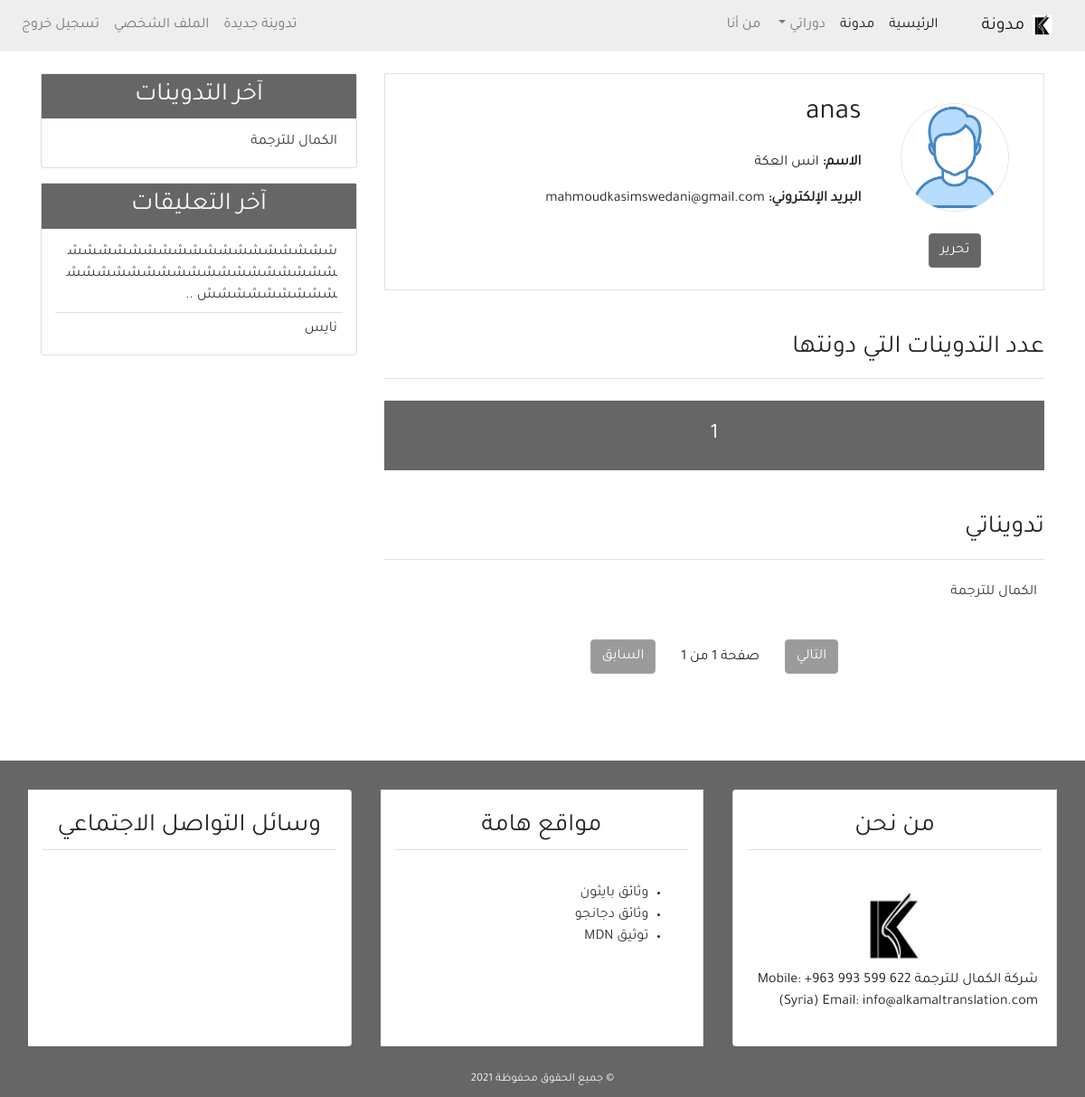
Page /profile/ (signed in) on the committed database.
### user/models.py (models this page shows, shortened)
class Profile(models.Model):
    image = models.ImageField(default='default.jpg', upload_to='profile_pics')
    user = models.OneToOneField(User, on_delete=models.CASCADE)

### blog/models.py (models this page shows, shortened)
class Post(models.Model):
    title = models.CharField(max_length=100)
    content = models.TextField()
    post_date = models.DateTimeField(default=timezone.now)
    post_update = models.DateTimeField(auto_now=True)
    author = models.ForeignKey(User, on_delete=models.CASCADE)
    class Meta:
        ordering = ('-post_date', )

class Comment(models.Model):
    name = models.CharField(max_length=50, verbose_name='الاسم')
    email = models.EmailField(verbose_name='البريد الإلكتروني')
    body = models.TextField(verbose_name='التعليق')
    comment_date = models.DateTimeField(auto_now_add=True)
    active = models.BooleanField(default=False)
    post = models.ForeignKey(
        Post, on_delete=models.CASCADE, related_name='comments')
    class Meta:
        ordering = ('-comment_date',)

### user/views.py (the view)
# urls.py: path('profile/', views.profile, name='profile'),
@login_required(login_url='login')
def profile(request):
    posts = Post.objects.filter(author=request.user)
    post_list = Post.objects.filter(author=request.user)
    paginator = Paginator(post_list, 10)
    page = request.GET.get('page')
    try:
        post_list = paginator.page(page)
    except PageNotAnInteger:
        post_list = paginator.page(1)
    except EmptyPage:
        post_list = paginator.page(paginator.num_page)
    return render(request, 'user/profile.html', {
        'title': 'الملف الشخصي',
        'posts': posts,
        'page': page,
        'post_list': post_list,
    })

### blog/templatetags/post_tag.py (called while the page is built)
@register.inclusion_tag('blog/latest_posts.html')
def latest_posts():
    context = {
        'l_posts': Post.objects.all()[0:5],
    }
    return context

@register.inclusion_tag('blog/latest_comments.html')
def latest_comments():
    context = {
        'l_comments': Comment.objects.filter(active=True)[:5],
    }
    return context

### user/templates/user/profile.html (shortened to what this page needs)
{% extends 'blog/base.html' %}
{% block content %}
<div class="border p-4 mb-5">
    <div class="row">
        <div class="col-md-3 text-center">
            <img class="img-fluid rounded-circle border m-2" style="width: 120px; height:120px;"
                src="{{user.profile.image.url}}" alt="{{user.username}}">
            <div class="mt-3">
                <a class="btn btn-secondary bg-secondary" href="{% url 'profile_update' %}"> تحرير</a>
            </div>
        </div>
        <div class="col-md-9">
            <h2 class="mb-4">{{user.username}}</h2>
            <p class="font-weight-bold">الاسم: <span class="font-weight-normal">{{user.first_name}}
                    {{user.last_name}}</span></p>
            <p class="font-weight-bold">البريد الإلكتروني: <span class="font-weight-normal">{{user.email}}</span></p>
        </div>
    </div>
</div>
<div class="row mb-5">
    <div class="col-md">
        <h3 class="border-bottom pb-3 mb-4">عدد التدوينات التي دونتها</h3>
        <h4 class="bg-secondary text-center p-4 text-light">
            {{posts.count}}
        </h4>
        <h3 class="border-bottom mb-4 pb-3 mt-5">تدويناتي</h3>
        {% for post in post_list %}
        <ul class="pr-2">
            <a class="text-dark" href="{% url 'detail' post.id %}">{{post.title}}</a>
        </ul>
        {% empty %}
        <h4 class="text-center mb-5">لا يوجد تدوينات</h4>
        {% endfor %}
        {% include 'blog/pagination.html' with page=post_list %}
    </div>
</div>
{% endblock content %}

### blog/templates/blog/latest_posts.html
<ul class="list-group-flush latest-post">
    {% for post in l_posts %}
    <li class="list-group-item latest-post-item">
        <a class="text-dark" href="{% url 'detail' post.id %}">{{post.title}}</a>
    </li>
    {% empty %}
    <li class="list-group-item latest-post-item">لا يوجد تدوينات</li>
    {% endfor %}
</ul>

### blog/templates/blog/latest_comments.html
<ul class="list-group-flush latest-comment">
    {% for comment in l_comments %}
    <li class="list-group-item latest-comment-item">
        <a class="text-dark" href="{% url 'detail' comment.post.id %}">
            {% if comment.body|length > 40 %}
            {{comment.body|slice:'45'}} ..
            {% else %}
            {{comment.body}}
            {% endif %}
        </a>
    </li>
    {% empty %}
    <li class="list-group-item latest-comment-item">لا يوجد تعليقات</li>
    {% endfor %}
</ul>

### blog/static/blog/css/main.css (style rules this page uses)
html, body { direction: rtl; text-align: right; }
body { font-family: 'Tajawal', sans-serif; }
.bg-secondary { background-color: #666 !important; }
.latest-post, .latest-comment { padding: 0 15px; }
.latest-post .latest-post-item, .latest-comment .latest-comment-item { padding: 6px; }
.latest-post li:first-child, .latest-comment li:first-child { border-top: 0; }
.latest-post li:last-child, .latest-comment li:last-child { border-bottom: 0; padding-bottom: 0; }

### rows in the picture
Post: title "الكمال للترجمة"
Comment: body "ششششششششششششششششششششششششششششششششششششششششششششش"
Comment: body "نايس"

### other values in the picture
{{ user.username }} "anas"
{{ user.first_name }} "انس"
{{ user.last_name }} "العكة"
{{ user.email }} "mahmoudkasimswedani@gmail.com"
{{ posts.count }} "1"
{{ page.paginator.num_pages }} "1"
